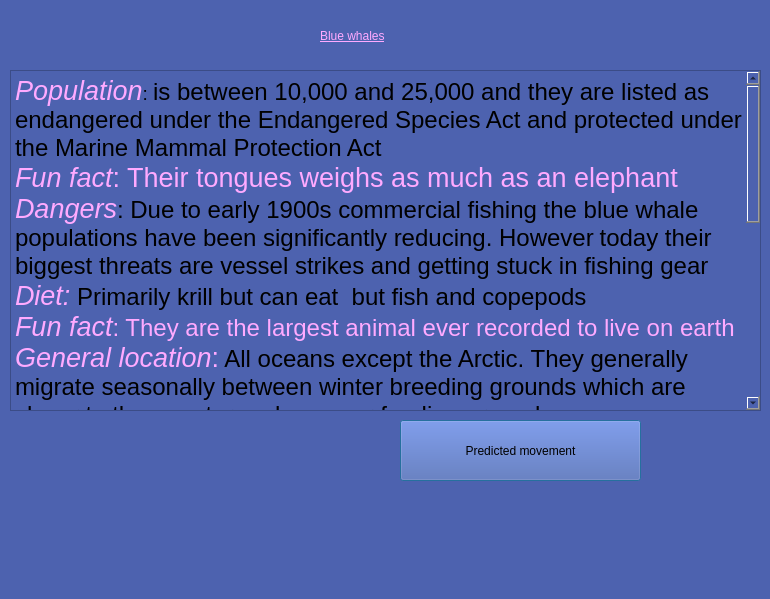
<?xml version="1.0" encoding="UTF-8"?>
<ui version="4.0">
 <class>Dialog</class>
 <widget class="QDialog" name="Dialog">
  <property name="geometry">
   <rect>
    <x>0</x>
    <y>0</y>
    <width>770</width>
    <height>599</height>
   </rect>
  </property>
  <property name="minimumSize">
   <size>
    <width>0</width>
    <height>0</height>
   </size>
  </property>
  <property name="windowTitle">
   <string>Information</string>
  </property>
  <property name="styleSheet">
   <string notr="true">background-color: rgb(77, 98, 175);
color: rgb(0, 0, 0);
font: 18pt &quot;Palatino Linotype&quot;;
</string>
  </property>
  <widget class="QLabel" name="title">
   <property name="geometry">
    <rect>
     <x>320</x>
     <y>20</y>
     <width>181</width>
     <height>31</height>
    </rect>
   </property>
   <property name="styleSheet">
    <string notr="true">
font: 24pt &quot;Palatino Linotype&quot;;
text-decoration: underline;
color: rgb(255, 170, 255);
</string>
   </property>
   <property name="text">
    <string>Blue whales</string>
   </property>
  </widget>
  <widget class="QLabel" name="photo">
   <property name="geometry">
    <rect>
     <x>20</x>
     <y>410</y>
     <width>361</width>
     <height>191</height>
    </rect>
   </property>
   <property name="text">
    <string/>
   </property>
   <property name="pixmap">
    <pixmap>../bw.jpg</pixmap>
   </property>
   <property name="scaledContents">
    <bool>true</bool>
   </property>
  </widget>
  <widget class="QPushButton" name="prediction">
   <property name="geometry">
    <rect>
     <x>400</x>
     <y>420</y>
     <width>241</width>
     <height>61</height>
    </rect>
   </property>
   <property name="text">
    <string>Predicted movement</string>
   </property>
  </widget>
  <widget class="QTextBrowser" name="info_box">
   <property name="geometry">
    <rect>
     <x>10</x>
     <y>70</y>
     <width>751</width>
     <height>341</height>
    </rect>
   </property>
   <property name="styleSheet">
    <string notr="true"/>
   </property>
   <property name="html">
    <string>&lt;!DOCTYPE HTML PUBLIC &quot;-//W3C//DTD HTML 4.0//EN&quot; &quot;http://www.w3.org/TR/REC-html40/strict.dtd&quot;&gt;
&lt;html&gt;&lt;head&gt;&lt;meta name=&quot;qrichtext&quot; content=&quot;1&quot; /&gt;&lt;style type=&quot;text/css&quot;&gt;
p, li { white-space: pre-wrap; }
&lt;/style&gt;&lt;/head&gt;&lt;body style=&quot; font-family:'Palatino Linotype'; font-size:18pt; font-weight:400; font-style:normal;&quot;&gt;
&lt;p style=&quot; margin-top:0px; margin-bottom:0px; margin-left:0px; margin-right:0px; -qt-block-indent:0; text-indent:0px;&quot;&gt;&lt;span style=&quot; font-size:20pt; font-style:italic; color:#ffaaff;&quot;&gt;Population&lt;/span&gt;&lt;span style=&quot; font-size:14pt;&quot;&gt;: &lt;/span&gt;is between 10,000 and 25,000 and they are listed as endangered under the Endangered Species Act and protected under the Marine Mammal Protection Act&lt;/p&gt;
&lt;p style=&quot; margin-top:0px; margin-bottom:0px; margin-left:0px; margin-right:0px; -qt-block-indent:0; text-indent:0px;&quot;&gt;&lt;span style=&quot; font-size:20pt; font-style:italic; color:#ffaaff;&quot;&gt;Fun fact&lt;/span&gt;&lt;span style=&quot; font-size:20pt; color:#ffaaff;&quot;&gt;: Their tongues weighs as much as an elephant&lt;/span&gt;&lt;/p&gt;
&lt;p style=&quot; margin-top:0px; margin-bottom:0px; margin-left:0px; margin-right:0px; -qt-block-indent:0; text-indent:0px;&quot;&gt;&lt;span style=&quot; font-size:20pt; font-style:italic; color:#ffaaff;&quot;&gt;Dangers&lt;/span&gt;: Due to early 1900s commercial fishing the blue whale populations have been significantly reducing. However&lt;span style=&quot; font-size:16pt;&quot;&gt; &lt;/span&gt;today their biggest threats are vessel strikes and getting stuck in fishing gear &lt;/p&gt;
&lt;p style=&quot; margin-top:0px; margin-bottom:0px; margin-left:0px; margin-right:0px; -qt-block-indent:0; text-indent:0px;&quot;&gt;&lt;span style=&quot; font-size:20pt; font-style:italic; color:#ffaaff;&quot;&gt;Diet:&lt;/span&gt; Primarily krill but can eat  but fish and copepods&lt;/p&gt;
&lt;p style=&quot; margin-top:0px; margin-bottom:0px; margin-left:0px; margin-right:0px; -qt-block-indent:0; text-indent:0px;&quot;&gt;&lt;span style=&quot; font-size:20pt; font-style:italic; color:#ffaaff;&quot;&gt;Fun fact&lt;/span&gt;&lt;span style=&quot; color:#ffaaff;&quot;&gt;: They are the largest animal ever recorded to live on earth&lt;/span&gt;&lt;/p&gt;
&lt;p style=&quot; margin-top:0px; margin-bottom:0px; margin-left:0px; margin-right:0px; -qt-block-indent:0; text-indent:0px;&quot;&gt;&lt;span style=&quot; font-size:20pt; font-style:italic; color:#ffaaff;&quot;&gt;General location&lt;/span&gt;&lt;span style=&quot; font-size:20pt; color:#ffaaff;&quot;&gt;:&lt;/span&gt; All oceans except the Arctic. They generally migrate seasonally between winter breeding grounds which are closer to the equator and summer feeding grounds&lt;/p&gt;
&lt;p style=&quot; margin-top:0px; margin-bottom:0px; margin-left:0px; margin-right:0px; -qt-block-indent:0; text-indent:0px;&quot;&gt;&lt;span style=&quot; font-size:20pt; font-style:italic; color:#ffaaff;&quot;&gt;Role in ecosystem&lt;/span&gt;&lt;span style=&quot; font-size:20pt; font-style:italic; color:#ffffff;&quot;&gt;: &lt;/span&gt;&lt;span style=&quot; color:#000000;&quot;&gt; Whales fertilize marine ecosystems as they migrate as their fecal matter increases phytoplankton production which geneate over half of the atmospheres oxgen and 40% of all the carbon dioxide absorbed.They also capture the same amount of carbon from the atmosphere as thousands of trees in their lifetime. Which is important as it reduces the amount of greenhouse gases in the atmosphere&lt;/span&gt;&lt;/p&gt;
&lt;p style=&quot; margin-top:0px; margin-bottom:0px; margin-left:0px; margin-right:0px; -qt-block-indent:0; text-indent:0px;&quot;&gt;&lt;span style=&quot; font-size:20pt; font-style:italic; color:#ffaaff;&quot;&gt;Life span: &lt;/span&gt;&lt;span style=&quot; color:#000000;&quot;&gt;Blue whales live on average around 80-90 years &lt;/span&gt;&lt;/p&gt;
&lt;p style=&quot; margin-top:0px; margin-bottom:0px; margin-left:0px; margin-right:0px; -qt-block-indent:0; text-indent:0px;&quot;&gt;&lt;span style=&quot; font-size:20pt; font-style:italic; color:#ffaaff;&quot;&gt;Description&lt;/span&gt;&lt;span style=&quot; color:#000000;&quot;&gt;: Long body(24m) and generally slender shape with mottled blue-gray colouring that appears light blue under water.A wide head and 80-90 long groves lengthwise down the throat and chest its mouth contains up to 800 plates of baleen and thick corse bristles for catching food&lt;/span&gt;&lt;/p&gt;
&lt;p style=&quot; margin-top:0px; margin-bottom:0px; margin-left:0px; margin-right:0px; -qt-block-indent:0; text-indent:0px;&quot;&gt;&lt;a href=&quot;https://gifts.worldwildlife.org/gift-center/gifts/Species-Adoptions/Blue-Whale.aspx?sc=AWY1800OQ18317A01909RX&amp;amp;_ga=2.222029272.1925783259.1679854196-319976745.1675645274&quot;&gt;&lt;span style=&quot; text-decoration: underline; color:#0000ff;&quot;&gt;Adopt a blue whale&lt;/span&gt;&lt;/a&gt;&lt;/p&gt;&lt;/body&gt;&lt;/html&gt;</string>
   </property>
  </widget>
 </widget>
 <resources/>
 <connections/>
</ui>
